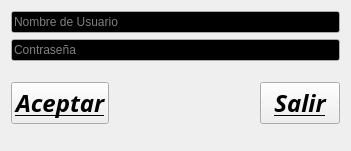
  <widget class="QWidget" name="verticalLayoutWidget_2">
   <property name="geometry">
    <rect>
     <x>10</x>
     <y>80</y>
     <width>351</width>
     <height>151</height>
    </rect>
   </property>
   <layout class="QVBoxLayout" name="verticalLayout_2">
    <item>
     <layout class="QVBoxLayout" name="verticalLayout">
      <item>
       <widget class="QLineEdit" name="lineEdit">
        <property name="palette">
         <palette>
          <active>
           <colorrole role="Text">
            <brush brushstyle="SolidPattern">
             <color alpha="255">
              <red>255</red>
              <green>255</green>
              <blue>255</blue>
             </color>
            </brush>
           </colorrole>
           <colorrole role="Base">
            <brush brushstyle="SolidPattern">
             <color alpha="255">
              <red>0</red>
              <green>0</green>
              <blue>0</blue>
             </color>
            </brush>
           </colorrole>
           <colorrole role="ToolTipBase">
            <brush brushstyle="SolidPattern">
             <color alpha="255">
              <red>0</red>
              <green>85</green>
              <blue>0</blue>
             </color>
            </brush>
           </colorrole>
          </active>
          <inactive>
           <colorrole role="Text">
            <brush brushstyle="SolidPattern">
             <color alpha="255">
              <red>255</red>
              <green>255</green>
              <blue>255</blue>
             </color>
            </brush>
           </colorrole>
           <colorrole role="Base">
            <brush brushstyle="SolidPattern">
             <color alpha="255">
              <red>0</red>
              <green>0</green>
              <blue>0</blue>
             </color>
            </brush>
           </colorrole>
           <colorrole role="ToolTipBase">
            <brush brushstyle="SolidPattern">
             <color alpha="255">
              <red>0</red>
              <green>85</green>
              <blue>0</blue>
             </color>
            </brush>
           </colorrole>
          </inactive>
          <disabled>
           <colorrole role="Text">
            <brush brushstyle="SolidPattern">
             <color alpha="255">
              <red>39</red>
              <green>56</green>
              <blue>120</blue>
             </color>
            </brush>
           </colorrole>
           <colorrole role="Base">
            <brush brushstyle="SolidPattern">
             <color alpha="255">
              <red>78</red>
              <green>113</green>
              <blue>240</blue>
             </color>
            </brush>
           </colorrole>
           <colorrole role="ToolTipBase">
            <brush brushstyle="SolidPattern">
             <color alpha="255">
              <red>0</red>
              <green>85</green>
              <blue>0</blue>
             </color>
            </brush>
           </colorrole>
          </disabled>
         </palette>
        </property>
        <property name="placeholderText">
         <string>Nombre de Usuario</string>
        </property>
       </widget>
      </item>
      <item>
       <widget class="QLineEdit" name="lineEdit_2">
        <property name="palette">
         <palette>
          <active>
           <colorrole role="Text">
            <brush brushstyle="SolidPattern">
             <color alpha="255">
              <red>255</red>
              <green>255</green>
              <blue>255</blue>
             </color>
            </brush>
           </colorrole>
           <colorrole role="Base">
            <brush brushstyle="SolidPattern">
             <color alpha="255">
              <red>0</red>
              <green>0</green>
              <blue>0</blue>
             </color>
            </brush>
           </colorrole>
          </active>
          <inactive>
           <colorrole role="Text">
            <brush brushstyle="SolidPattern">
             <color alpha="255">
              <red>255</red>
              <green>255</green>
              <blue>255</blue>
             </color>
            </brush>
           </colorrole>
           <colorrole role="Base">
            <brush brushstyle="SolidPattern">
             <color alpha="255">
              <red>0</red>
              <green>0</green>
              <blue>0</blue>
             </color>
            </brush>
           </colorrole>
          </inactive>
          <disabled>
           <colorrole role="Text">
            <brush brushstyle="SolidPattern">
             <color alpha="255">
              <red>39</red>
              <green>56</green>
              <blue>120</blue>
             </color>
            </brush>
           </colorrole>
           <colorrole role="Base">
            <brush brushstyle="SolidPattern">
             <color alpha="255">
              <red>78</red>
              <green>113</green>
              <blue>240</blue>
             </color>
            </brush>
           </colorrole>
          </disabled>
         </palette>
        </property>
        <property name="echoMode">
         <enum>QLineEdit::Password</enum>
        </property>
        <property name="placeholderText">
         <string>Contraseña</string>
        </property>
       </widget>
      </item>
      <item>
       <layout class="QHBoxLayout" name="horizontalLayout">
        <item>
         <widget class="QPushButton" name="pushButton">
          <property name="font">
           <font>
            <family>Niagara Engraved</family>
            <pointsize>18</pointsize>
            <weight>75</weight>
            <italic>true</italic>
            <bold>true</bold>
            <underline>true</underline>
           </font>
          </property>
          <property name="text">
           <string>Aceptar</string>
          </property>
         </widget>
        </item>
        <item>
         <spacer name="verticalSpacer">
          <property name="orientation">
           <enum>Qt::Vertical</enum>
          </property>
          <property name="sizeHint" stdset="0">
           <size>
            <width>20</width>
            <height>58</height>
           </size>
          </property>
         </spacer>
        </item>
        <item>
         <spacer name="horizontalSpacer">
          <property name="orientation">
           <enum>Qt::Horizontal</enum>
          </property>
          <property name="sizeHint" stdset="0">
           <size>
            <width>40</width>
            <height>20</height>
           </size>
          </property>
         </spacer>
        </item>
        <item>
         <widget class="QPushButton" name="pushButton_2">
          <property name="font">
           <font>
            <family>Onyx</family>
            <pointsize>18</pointsize>
            <weight>75</weight>
            <italic>true</italic>
            <bold>true</bold>
            <underline>true</underline>
           </font>
          </property>
          <property name="text">
           <string>Salir</string>
          </property>
         </widget>
        </item>
       </layout>
      </item>
     </layout>
    </item>
   </layout>
  </widget>
